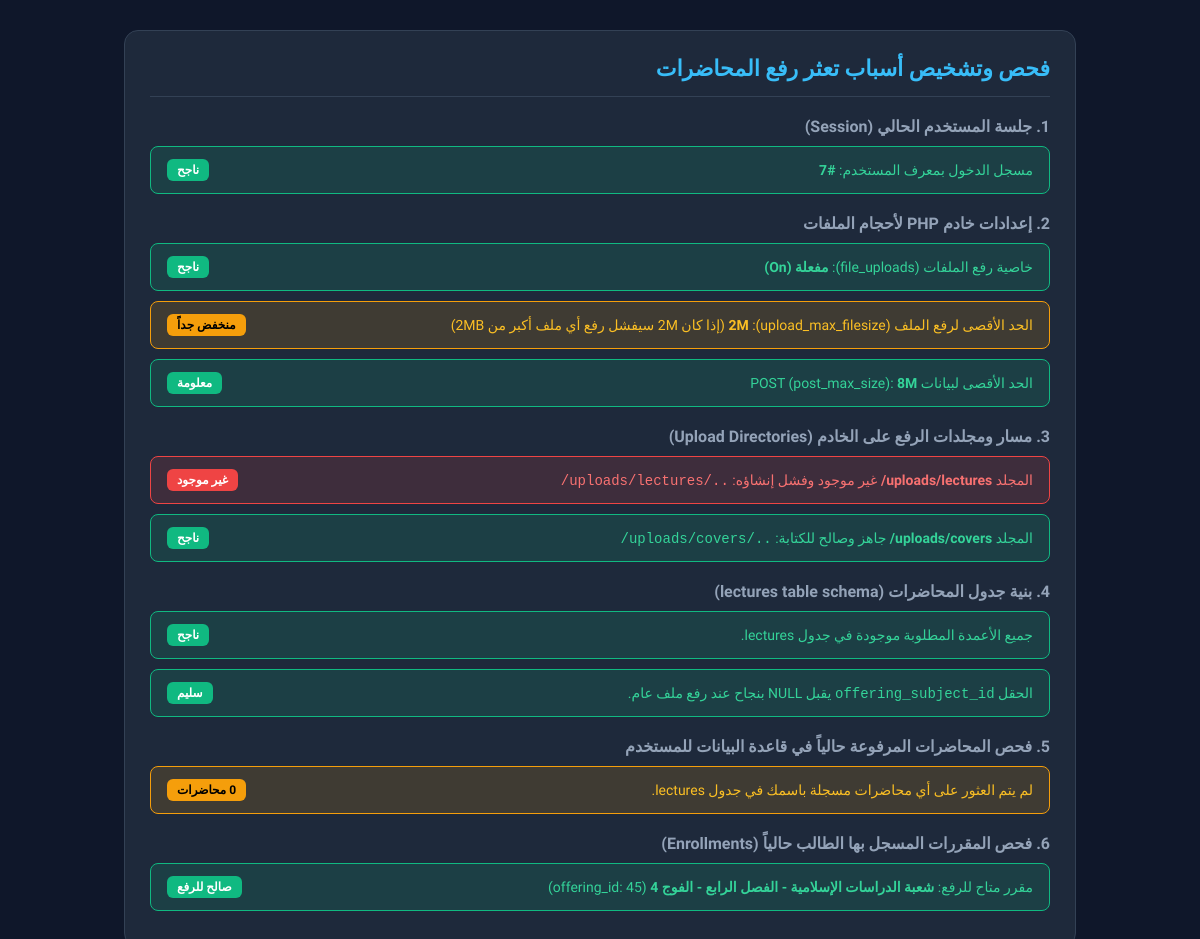
/student/test_upload.php (signed in), run on the app's committed database.
### tables this page shows
CREATE TABLE `student_enrollments` (
  `enrollment_id` int(11) NOT NULL AUTO_INCREMENT,
  `academic_year_id` int(11) DEFAULT 1,
  `user_id` int(11) NOT NULL,
  `offering_id` int(11) NOT NULL,
  `selected_subjects` longtext DEFAULT NULL,
  PRIMARY KEY (`enrollment_id`),
  KEY `academic_year_id` (`academic_year_id`),
  KEY `user_id` (`user_id`),
  KEY `offering_id` (`offering_id`)
);

CREATE TABLE `divisions` (
  `division_id` int(11) NOT NULL,
  `division_name` varchar(100) NOT NULL,
  `division_image` varchar(255) DEFAULT 'default_division.png',
  `is_deleted` tinyint(1) DEFAULT 0,
  `deleted_at` timestamp NULL DEFAULT NULL
);

CREATE TABLE `classes` (
  `class_id` int(11) NOT NULL,
  `class_name` varchar(100) NOT NULL,
  `class_image` varchar(255) DEFAULT 'default_class.png',
  `is_deleted` tinyint(1) DEFAULT 0,
  `deleted_at` timestamp NULL DEFAULT NULL
);

CREATE TABLE `groups` (
  `group_id` int(11) NOT NULL,
  `group_name` varchar(100) NOT NULL,
  `group_image` varchar(255) DEFAULT 'default_group.png',
  `is_deleted` tinyint(1) DEFAULT 0,
  `deleted_at` timestamp NULL DEFAULT NULL
);

### student/test_upload.php (the view, shortened to what this page needs)
<?php
require_once '../config/db_connexion.php';
$user_id =$_SESSION['user_id'] ?? null;
?>
<!DOCTYPE html>
<html lang="ar" dir="rtl">
<head>
</head>
<body>
<div class="box">
    <h1><i class="fa-solid fa-stethoscope"></i> فحص وتشخيص أسباب تعثر رفع المحاضرات</h1>
    <div class="section-title">1. جلسة المستخدم الحالي (Session)</div>
    <?php if ($user_id): ?>
        <div class="item ok">
            <span>مسجل الدخول بمعرف المستخدم: <strong>#<?= htmlspecialchars($user_id) ?></strong></span>
            <span class="badge badge-ok">ناجح</span>
        </div>
    <?php endif; ?>
    <div class="section-title">2. إعدادات خادم PHP لأحجام الملفات</div>
    <?php
    $upload_max = ini_get('upload_max_filesize');
    $post_max = ini_get('post_max_size');$file_uploads = ini_get('file_uploads');
    function parse_size($size) {
        $unit = preg_replace('/[^bkmgtpezy]/i', '',$size);
        $size = preg_replace('/[^0-9\.]/', '',$size);
        if ($unit) {
            return round($size * pow(1024, stripos('bkmgtpezy',$unit[0])));
        }
        return round($size);
    }
    $upload_max_bytes = parse_size($upload_max);
    ?>
    <div class="item <?= $file_uploads ? 'ok' : 'fail' ?>">
        <span>خاصية رفع الملفات (file_uploads): <strong><?= $file_uploads ? 'مفعلة (On)' : 'معطلة (Off)' ?></strong></span>
        <span class="badge <?= $file_uploads ? 'badge-ok' : 'badge-fail' ?>"><?= $file_uploads ? 'ناجح' : 'فشل' ?></span>
    </div>
    <div class="item <?= ($upload_max_bytes >= 10 * 1024 * 1024) ? 'ok' : 'warn' ?>">
        <span>الحد الأقصى لرفع الملف (upload_max_filesize): <strong><?= $upload_max ?></strong> (إذا كان 2M سيفشل رفع أي ملف أكبر من 2MB)</span>
        <span class="badge <?= ($upload_max_bytes >= 10 * 1024 * 1024) ? 'badge-ok' : 'badge-warn' ?>">
            <?= ($upload_max_bytes >= 10 * 1024 * 1024) ? 'جيد' : 'منخفض جداً' ?>
        </span>
    </div>
    <div class="item ok">
        <span>الحد الأقصى لبيانات POST (post_max_size): <strong><?= $post_max ?></strong></span>
        <span class="badge badge-ok">معلومة</span>
    </div>
    <div class="section-title">3. مسار ومجلدات الرفع على الخادم (Upload Directories)</div>
    <?php
    $lectures_dir = '../uploads/lectures/';$covers_dir = '../uploads/covers/';
    function test_dir($dir,$name) {
        if (!is_dir($dir)) {
            echo "<div class='item fail'><span>المجلد <strong>{$name}</strong> غير موجود وفشل إنشاؤه: <code>{$dir}</code></span><span class='badge badge-fail'>غير موجود</span></div>";
            return false;
        }
        $test_file =$dir . 'test_write_' . time() . '.txt';
        if (@file_put_contents($test_file, 'test')) {
            echo "<div class='item ok'><span>المجلد <strong>{$name}</strong> جاهز وصالح للكتابة: <code>{$dir}</code></span><span class='badge badge-ok'>ناجح</span></div>";
            return true;
        } else {
            echo "<div class='item fail'><span>فشل إنشاء ملف تجريبي داخل مجلد <strong>{$name}</strong>.</span><span class='badge badge-fail'>فشل الكتابة</span></div>";
            return false;
        }
    }
    test_dir($lectures_dir, 'uploads/lectures/');
    test_dir($covers_dir, 'uploads/covers/');
    ?>
    <div class="section-title">4. بنية جدول المحاضرات (lectures table schema)</div>
    <?php
    try {
        $stmt_cols =$pdo->query("SHOW COLUMNS FROM lectures");
        $cols =$stmt_cols->fetchAll(PDO::FETCH_ASSOC);
        $col_names = array_column($cols, 'Field');
        $required_cols = ['title', 'file_path', 'offering_id', 'offering_subject_id', 'uploader_user_id', 'status', 'academic_year_id'];$missing_cols = array_diff($required_cols,$col_names);
        if (empty($missing_cols)) {
            echo "<div class='item ok'><span>جميع الأعمدة المطلوبة موجودة في جدول lectures.</span><span class='badge badge-ok'>ناجح</span></div>";
        } else {
            echo "<div class='item fail'><span>أعمدة مفقودة في جدول lectures: <strong>" . implode(', ', $missing_cols) . "</strong></span><span class='badge badge-fail'>حقل ناقص</span></div>";
        }
        foreach ($cols as$col) {
            if ($col['Field'] === 'offering_subject_id') {
                if ($col['Null'] === 'NO') {
                    echo "<div class='item fail'><span>تحذير حرج: الحقل <code>offering_subject_id</code> لا يقبل NULL! إذا لم يختر الطالب مادة سيفشل الرفع فوراً.</span><span class='badge badge-fail'>خطأ في التصميم</span></div>";
                } else {
                    echo "<div class='item ok'><span>الحقل <code>offering_subject_id</code> يقبل NULL بنجاح عند رفع ملف عام.</span><span class='badge badge-ok'>سليم</span></div>";
                }
            }
        }
    } catch (PDOException $e) {
        echo "<div class='item fail'><span>خطأ في فحص جدول lectures: " . htmlspecialchars($e->getMessage()) . "</span><span class='badge badge-fail'>خطأ SQL</span></div>";
    }
    ?>
    <div class="section-title">5. فحص المحاضرات المرفوعة حالياً في قاعدة البيانات للمستخدم</div>
    <?php
    if ($user_id) {
        try {
            $stmt_user_lecs =$pdo->prepare("SELECT lecture_id, title, status, upload_date FROM lectures WHERE uploader_user_id = ? ORDER BY upload_date DESC");
            $stmt_user_lecs->execute([$user_id]);
            $user_lecs =$stmt_user_lecs->fetchAll(PDO::FETCH_ASSOC);
            if (empty($user_lecs)) {
                echo "<div class='item warn'><span>لم يتم العثور على أي محاضرات مسجلة باسمك في جدول lectures.</span><span class='badge badge-warn'>0 محاضرات</span></div>";
            }
        } catch (PDOException $e) {
            echo "<div class='item fail'><span>خطأ: " . htmlspecialchars($e->getMessage()) . "</span></div>";
        }
    }
    ?>
    <div class="section-title">6. فحص المقررات المسجل بها الطالب حالياً (Enrollments)</div>
    <?php
    if ($user_id) {
        try {
            $stmt_enr =$pdo->prepare("
                SELECT se.offering_id, d.division_name, c.class_name, g.group_name
                FROM student_enrollments se
                JOIN course_offerings co ON se.offering_id = co.offering_id
                JOIN divisions d ON co.division_id = d.division_id
                JOIN classes c ON co.class_id = c.class_id
                JOIN `groups` g ON co.group_id = g.group_id
                WHERE se.user_id = ?
            ");
            $stmt_enr->execute([$user_id]);
            $enrs =$stmt_enr->fetchAll(PDO::FETCH_ASSOC);
            if (empty($enrs)) {
                echo "<div class='item fail'><span>الطالب غير مسجل في أي مقرر في جدول student_enrollments! لن يتمكن من الرفع.</span><span class='badge badge-fail'>غير مسجل</span></div>";
            } else {
                foreach ($enrs as$en) {
                    echo "<div class='item ok'>";
                    echo "<span>مقرر متاح للرفع: <strong>" . htmlspecialchars($en['division_name'] . ' - ' .$en['class_name'] . ' - ' . $en['group_name']) . "</strong> (offering_id: " . $en['offering_id'] . ")</span>";
                    echo "<span class='badge badge-ok'>صالح للرفع</span>";
                    echo "</div>";
                }
            }
        } catch (PDOException $e) {
            echo "<div class='item fail'><span>خطأ في فحص التسجيل: " . htmlspecialchars($e->getMessage()) . "</span></div>";
        }
    }
    ?>
</div>
</body>
</html>

### student/test_upload.php (style rules this page uses)
body { font-family: 'Tajawal', sans-serif; background: #0f172a; color: #f8fafc; padding: 30px; margin: 0; }
.box { max-width: 900px; margin: 0 auto; background: #1e293b; border-radius: 14px; padding: 25px; border: 1px solid #334155; }
h1 { margin-top: 0; color: #38bdf8; font-size: 22px; border-bottom: 1px solid #334155; padding-bottom: 15px; }
.item { padding: 12px 16px; margin-bottom: 10px; border-radius: 8px; display: flex; justify-content: space-between; align-items: center; font-size: 14px; }
.ok { background: rgba(16, 185, 129, 0.15); border: 1px solid #10b981; color: #34d399; }
.warn { background: rgba(245, 158, 11, 0.15); border: 1px solid #f59e0b; color: #fbbf24; }
.fail { background: rgba(239, 68, 68, 0.15); border: 1px solid #ef4444; color: #f87171; }
.badge { font-weight: bold; padding: 4px 10px; border-radius: 6px; font-size: 12px; }
.badge-ok { background: #10b981; color: #fff; }
.badge-fail { background: #ef4444; color: #fff; }
.badge-warn { background: #f59e0b; color: #000; }
.section-title { margin: 20px 0 10px 0; font-size: 16px; font-weight: bold; color: #94a3b8; }

### data on the page
student_enrollments: divisions.division_name "شعبة الدراسات الإسلامية - الفصل الرابع - الفوج 4", offering "45"

### other printed values
$user_id "7"
$upload_max "2M"
$post_max "8M"
$name "uploads/lectures/"
$dir "../uploads/lectures/"
$name "uploads/covers/"
$dir "../uploads/covers/"
